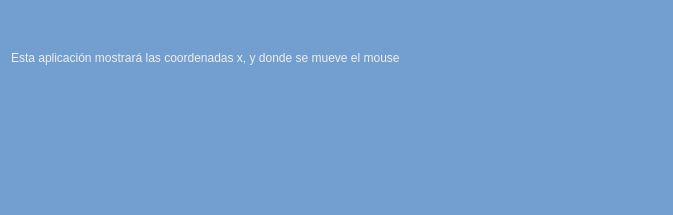
<?xml version="1.0" encoding="UTF-8"?>
<ui version="4.0">
 <class>Dialog</class>
 <widget class="QDialog" name="Dialog">
  <property name="geometry">
   <rect>
    <x>0</x>
    <y>0</y>
    <width>673</width>
    <height>215</height>
   </rect>
  </property>
  <property name="windowTitle">
   <string>Posición del mouse</string>
  </property>
  <property name="styleSheet">
   <string notr="true">background-color: rgb(114, 159, 207);</string>
  </property>
  <layout class="QGridLayout" name="gridLayout">
   <item row="0" column="0">
    <layout class="QVBoxLayout" name="verticalLayout">
     <item>
      <widget class="QLabel" name="label_2">
       <property name="text">
        <string>&lt;html&gt;&lt;head/&gt;&lt;body&gt;&lt;p&gt;&lt;span style=&quot; color:#eeeeec;&quot;&gt;Esta aplicación mostrará las coordenadas x, y donde se mueve el mouse&lt;/span&gt;&lt;/p&gt;&lt;/body&gt;&lt;/html&gt;</string>
       </property>
      </widget>
     </item>
     <item>
      <widget class="QLabel" name="label">
       <property name="text">
        <string>&lt;html&gt;&lt;head/&gt;&lt;body&gt;&lt;p align=&quot;justify&quot;&gt;&lt;br/&gt;&lt;/p&gt;&lt;/body&gt;&lt;/html&gt;</string>
       </property>
      </widget>
     </item>
    </layout>
   </item>
  </layout>
 </widget>
 <resources/>
 <connections/>
</ui>
